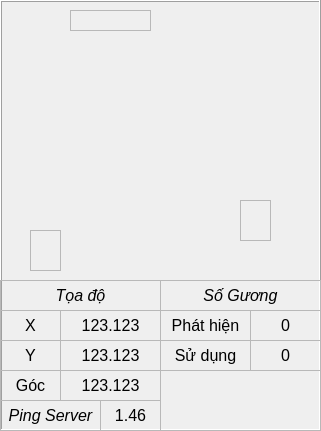
    <widget class="QFrame" name="fr_agv">
     <property name="geometry">
      <rect>
       <x>0</x>
       <y>0</y>
       <width>321</width>
       <height>431</height>
      </rect>
     </property>
     <property name="autoFillBackground">
      <bool>true</bool>
     </property>
     <property name="frameShape">
      <enum>QFrame::Box</enum>
     </property>
     <property name="frameShadow">
      <enum>QFrame::Raised</enum>
     </property>
     <widget class="QLabel" name="lbc_safety1">
      <property name="geometry">
       <rect>
        <x>30</x>
        <y>230</y>
        <width>31</width>
        <height>41</height>
       </rect>
      </property>
      <property name="autoFillBackground">
       <bool>true</bool>
      </property>
      <property name="frameShape">
       <enum>QFrame::StyledPanel</enum>
      </property>
      <property name="lineWidth">
       <number>1</number>
      </property>
      <property name="midLineWidth">
       <number>0</number>
      </property>
      <property name="text">
       <string/>
      </property>
      <property name="scaledContents">
       <bool>false</bool>
      </property>
      <property name="wordWrap">
       <bool>false</bool>
      </property>
      <property name="openExternalLinks">
       <bool>false</bool>
      </property>
     </widget>
     <widget class="QLabel" name="lbc_safety0">
      <property name="geometry">
       <rect>
        <x>70</x>
        <y>10</y>
        <width>81</width>
        <height>21</height>
       </rect>
      </property>
      <property name="autoFillBackground">
       <bool>true</bool>
      </property>
      <property name="frameShape">
       <enum>QFrame::StyledPanel</enum>
      </property>
      <property name="lineWidth">
       <number>1</number>
      </property>
      <property name="midLineWidth">
       <number>0</number>
      </property>
      <property name="text">
       <string/>
      </property>
      <property name="scaledContents">
       <bool>false</bool>
      </property>
      <property name="wordWrap">
       <bool>false</bool>
      </property>
      <property name="openExternalLinks">
       <bool>false</bool>
      </property>
     </widget>
     <widget class="QLabel" name="lb_agv">
      <property name="geometry">
       <rect>
        <x>80</x>
        <y>40</y>
        <width>141</width>
        <height>231</height>
       </rect>
      </property>
      <property name="autoFillBackground">
       <bool>false</bool>
      </property>
      <property name="frameShape">
       <enum>QFrame::NoFrame</enum>
      </property>
      <property name="lineWidth">
       <number>1</number>
      </property>
      <property name="midLineWidth">
       <number>0</number>
      </property>
      <property name="text">
       <string/>
      </property>
      <property name="pixmap">
       <pixmap>AGV.png</pixmap>
      </property>
      <property name="scaledContents">
       <bool>true</bool>
      </property>
      <property name="wordWrap">
       <bool>false</bool>
      </property>
      <property name="openExternalLinks">
       <bool>false</bool>
      </property>
     </widget>
     <widget class="QLabel" name="lbc_safety2">
      <property name="geometry">
       <rect>
        <x>240</x>
        <y>200</y>
        <width>31</width>
        <height>41</height>
       </rect>
      </property>
      <property name="autoFillBackground">
       <bool>true</bool>
      </property>
      <property name="frameShape">
       <enum>QFrame::StyledPanel</enum>
      </property>
      <property name="lineWidth">
       <number>1</number>
      </property>
      <property name="midLineWidth">
       <number>0</number>
      </property>
      <property name="text">
       <string/>
      </property>
      <property name="scaledContents">
       <bool>false</bool>
      </property>
      <property name="wordWrap">
       <bool>false</bool>
      </property>
      <property name="openExternalLinks">
       <bool>false</bool>
      </property>
     </widget>
     <widget class="QFrame" name="frame">
      <property name="geometry">
       <rect>
        <x>0</x>
        <y>280</y>
        <width>321</width>
        <height>151</height>
       </rect>
      </property>
      <property name="frameShape">
       <enum>QFrame::StyledPanel</enum>
      </property>
      <property name="frameShadow">
       <enum>QFrame::Raised</enum>
      </property>
      <widget class="QLabel" name="lb_coordinates_x_2">
       <property name="geometry">
        <rect>
         <x>0</x>
         <y>0</y>
         <width>161</width>
         <height>31</height>
        </rect>
       </property>
       <property name="font">
        <font>
         <pointsize>12</pointsize>
         <weight>50</weight>
         <italic>true</italic>
         <bold>false</bold>
        </font>
       </property>
       <property name="autoFillBackground">
        <bool>false</bool>
       </property>
       <property name="frameShape">
        <enum>QFrame::StyledPanel</enum>
       </property>
       <property name="lineWidth">
        <number>1</number>
       </property>
       <property name="midLineWidth">
        <number>0</number>
       </property>
       <property name="text">
        <string>Tọa độ</string>
       </property>
       <property name="scaledContents">
        <bool>false</bool>
       </property>
       <property name="alignment">
        <set>Qt::AlignCenter</set>
       </property>
       <property name="wordWrap">
        <bool>false</bool>
       </property>
       <property name="openExternalLinks">
        <bool>false</bool>
       </property>
      </widget>
      <widget class="QLabel" name="lb_coordinates_y">
       <property name="geometry">
        <rect>
         <x>0</x>
         <y>60</y>
         <width>61</width>
         <height>31</height>
        </rect>
       </property>
       <property name="font">
        <font>
         <pointsize>12</pointsize>
        </font>
       </property>
       <property name="autoFillBackground">
        <bool>false</bool>
       </property>
       <property name="frameShape">
        <enum>QFrame::StyledPanel</enum>
       </property>
       <property name="lineWidth">
        <number>1</number>
       </property>
       <property name="midLineWidth">
        <number>0</number>
       </property>
       <property name="text">
        <string>Y</string>
       </property>
       <property name="scaledContents">
        <bool>false</bool>
       </property>
       <property name="alignment">
        <set>Qt::AlignCenter</set>
       </property>
       <property name="wordWrap">
        <bool>false</bool>
       </property>
       <property name="openExternalLinks">
        <bool>false</bool>
       </property>
      </widget>
      <widget class="QLabel" name="lbv_coordinates_r">
       <property name="geometry">
        <rect>
         <x>60</x>
         <y>90</y>
         <width>101</width>
         <height>31</height>
        </rect>
       </property>
       <property name="font">
        <font>
         <pointsize>12</pointsize>
        </font>
       </property>
       <property name="autoFillBackground">
        <bool>false</bool>
       </property>
       <property name="frameShape">
        <enum>QFrame::StyledPanel</enum>
       </property>
       <property name="lineWidth">
        <number>1</number>
       </property>
       <property name="midLineWidth">
        <number>0</number>
       </property>
       <property name="text">
        <string>123.123</string>
       </property>
       <property name="scaledContents">
        <bool>false</bool>
       </property>
       <property name="alignment">
        <set>Qt::AlignCenter</set>
       </property>
       <property name="wordWrap">
        <bool>false</bool>
       </property>
       <property name="openExternalLinks">
        <bool>false</bool>
       </property>
      </widget>
      <widget class="QLabel" name="lbv_coordinates_x">
       <property name="geometry">
        <rect>
         <x>60</x>
         <y>30</y>
         <width>101</width>
         <height>31</height>
        </rect>
       </property>
       <property name="font">
        <font>
         <pointsize>12</pointsize>
        </font>
       </property>
       <property name="autoFillBackground">
        <bool>false</bool>
       </property>
       <property name="frameShape">
        <enum>QFrame::StyledPanel</enum>
       </property>
       <property name="lineWidth">
        <number>1</number>
       </property>
       <property name="midLineWidth">
        <number>0</number>
       </property>
       <property name="text">
        <string>123.123</string>
       </property>
       <property name="scaledContents">
        <bool>false</bool>
       </property>
       <property name="alignment">
        <set>Qt::AlignCenter</set>
       </property>
       <property name="wordWrap">
        <bool>false</bool>
       </property>
       <property name="openExternalLinks">
        <bool>false</bool>
       </property>
      </widget>
      <widget class="QLabel" name="lb_coordinates_r">
       <property name="geometry">
        <rect>
         <x>0</x>
         <y>90</y>
         <width>61</width>
         <height>31</height>
        </rect>
       </property>
       <property name="font">
        <font>
         <pointsize>12</pointsize>
        </font>
       </property>
       <property name="autoFillBackground">
        <bool>false</bool>
       </property>
       <property name="frameShape">
        <enum>QFrame::StyledPanel</enum>
       </property>
       <property name="lineWidth">
        <number>1</number>
       </property>
       <property name="midLineWidth">
        <number>0</number>
       </property>
       <property name="text">
        <string>Góc</string>
       </property>
       <property name="scaledContents">
        <bool>false</bool>
       </property>
       <property name="alignment">
        <set>Qt::AlignCenter</set>
       </property>
       <property name="wordWrap">
        <bool>false</bool>
       </property>
       <property name="openExternalLinks">
        <bool>false</bool>
       </property>
      </widget>
      <widget class="QLabel" name="lbv_coordinates_y">
       <property name="geometry">
        <rect>
         <x>60</x>
         <y>60</y>
         <width>101</width>
         <height>31</height>
        </rect>
       </property>
       <property name="font">
        <font>
         <pointsize>12</pointsize>
        </font>
       </property>
       <property name="autoFillBackground">
        <bool>false</bool>
       </property>
       <property name="frameShape">
        <enum>QFrame::StyledPanel</enum>
       </property>
       <property name="lineWidth">
        <number>1</number>
       </property>
       <property name="midLineWidth">
        <number>0</number>
       </property>
       <property name="text">
        <string>123.123</string>
       </property>
       <property name="scaledContents">
        <bool>false</bool>
       </property>
       <property name="alignment">
        <set>Qt::AlignCenter</set>
       </property>
       <property name="wordWrap">
        <bool>false</bool>
       </property>
       <property name="openExternalLinks">
        <bool>false</bool>
       </property>
      </widget>
      <widget class="QLabel" name="lb_coordinates_x">
       <property name="geometry">
        <rect>
         <x>0</x>
         <y>30</y>
         <width>61</width>
         <height>31</height>
        </rect>
       </property>
       <property name="font">
        <font>
         <pointsize>12</pointsize>
        </font>
       </property>
       <property name="autoFillBackground">
        <bool>false</bool>
       </property>
       <property name="frameShape">
        <enum>QFrame::StyledPanel</enum>
       </property>
       <property name="lineWidth">
        <number>1</number>
       </property>
       <property name="midLineWidth">
        <number>0</number>
       </property>
       <property name="text">
        <string>X</string>
       </property>
       <property name="scaledContents">
        <bool>false</bool>
       </property>
       <property name="alignment">
        <set>Qt::AlignCenter</set>
       </property>
       <property name="wordWrap">
        <bool>false</bool>
       </property>
       <property name="openExternalLinks">
        <bool>false</bool>
       </property>
      </widget>
      <widget class="QLabel" name="lb_numbeReflector">
       <property name="geometry">
        <rect>
         <x>160</x>
         <y>60</y>
         <width>91</width>
         <height>31</height>
        </rect>
       </property>
       <property name="font">
        <font>
         <pointsize>12</pointsize>
        </font>
       </property>
       <property name="autoFillBackground">
        <bool>false</bool>
       </property>
       <property name="frameShape">
        <enum>QFrame::StyledPanel</enum>
       </property>
       <property name="lineWidth">
        <number>1</number>
       </property>
       <property name="midLineWidth">
        <number>0</number>
       </property>
       <property name="text">
        <string>Sử dụng</string>
       </property>
       <property name="scaledContents">
        <bool>false</bool>
       </property>
       <property name="alignment">
        <set>Qt::AlignCenter</set>
       </property>
       <property name="wordWrap">
        <bool>false</bool>
       </property>
       <property name="openExternalLinks">
        <bool>false</bool>
       </property>
      </widget>
      <widget class="QLabel" name="lb_pingServer_2">
       <property name="geometry">
        <rect>
         <x>160</x>
         <y>0</y>
         <width>161</width>
         <height>31</height>
        </rect>
       </property>
       <property name="font">
        <font>
         <pointsize>12</pointsize>
         <weight>50</weight>
         <italic>true</italic>
         <bold>false</bold>
        </font>
       </property>
       <property name="autoFillBackground">
        <bool>false</bool>
       </property>
       <property name="frameShape">
        <enum>QFrame::StyledPanel</enum>
       </property>
       <property name="lineWidth">
        <number>1</number>
       </property>
       <property name="midLineWidth">
        <number>0</number>
       </property>
       <property name="text">
        <string>Số Gương</string>
       </property>
       <property name="scaledContents">
        <bool>false</bool>
       </property>
       <property name="alignment">
        <set>Qt::AlignCenter</set>
       </property>
       <property name="wordWrap">
        <bool>false</bool>
       </property>
       <property name="openExternalLinks">
        <bool>false</bool>
       </property>
      </widget>
      <widget class="QLabel" name="lbv_reflectorDetect_1">
       <property name="geometry">
        <rect>
         <x>250</x>
         <y>30</y>
         <width>71</width>
         <height>31</height>
        </rect>
       </property>
       <property name="font">
        <font>
         <pointsize>12</pointsize>
        </font>
       </property>
       <property name="autoFillBackground">
        <bool>false</bool>
       </property>
       <property name="frameShape">
        <enum>QFrame::StyledPanel</enum>
       </property>
       <property name="lineWidth">
        <number>1</number>
       </property>
       <property name="midLineWidth">
        <number>0</number>
       </property>
       <property name="text">
        <string>0</string>
       </property>
       <property name="scaledContents">
        <bool>false</bool>
       </property>
       <property name="alignment">
        <set>Qt::AlignCenter</set>
       </property>
       <property name="wordWrap">
        <bool>false</bool>
       </property>
       <property name="openExternalLinks">
        <bool>false</bool>
       </property>
      </widget>
      <widget class="QLabel" name="lb_reflectorDetect_1">
       <property name="geometry">
        <rect>
         <x>160</x>
         <y>30</y>
         <width>91</width>
         <height>31</height>
        </rect>
       </property>
       <property name="font">
        <font>
         <pointsize>12</pointsize>
        </font>
       </property>
       <property name="autoFillBackground">
        <bool>false</bool>
       </property>
       <property name="frameShape">
        <enum>QFrame::StyledPanel</enum>
       </property>
       <property name="lineWidth">
        <number>1</number>
       </property>
       <property name="midLineWidth">
        <number>0</number>
       </property>
       <property name="text">
        <string>Phát hiện</string>
       </property>
       <property name="scaledContents">
        <bool>false</bool>
       </property>
       <property name="alignment">
        <set>Qt::AlignCenter</set>
       </property>
       <property name="wordWrap">
        <bool>false</bool>
       </property>
       <property name="openExternalLinks">
        <bool>false</bool>
       </property>
      </widget>
      <widget class="QLabel" name="lbv_numberReflector">
       <property name="geometry">
        <rect>
         <x>250</x>
         <y>60</y>
         <width>71</width>
         <height>31</height>
        </rect>
       </property>
       <property name="font">
        <font>
         <pointsize>12</pointsize>
        </font>
       </property>
       <property name="autoFillBackground">
        <bool>false</bool>
       </property>
       <property name="frameShape">
        <enum>QFrame::StyledPanel</enum>
       </property>
       <property name="lineWidth">
        <number>1</number>
       </property>
       <property name="midLineWidth">
        <number>0</number>
       </property>
       <property name="text">
        <string>0</string>
       </property>
       <property name="scaledContents">
        <bool>false</bool>
       </property>
       <property name="alignment">
        <set>Qt::AlignCenter</set>
       </property>
       <property name="wordWrap">
        <bool>false</bool>
       </property>
       <property name="openExternalLinks">
        <bool>false</bool>
       </property>
      </widget>
      <widget class="QLabel" name="lbv_pingServer">
       <property name="geometry">
        <rect>
         <x>100</x>
         <y>120</y>
         <width>61</width>
         <height>31</height>
        </rect>
       </property>
       <property name="font">
        <font>
         <pointsize>12</pointsize>
        </font>
       </property>
       <property name="autoFillBackground">
        <bool>false</bool>
       </property>
       <property name="frameShape">
        <enum>QFrame::StyledPanel</enum>
       </property>
       <property name="lineWidth">
        <number>1</number>
       </property>
       <property name="midLineWidth">
        <number>0</number>
       </property>
       <property name="text">
        <string>1.46</string>
       </property>
       <property name="scaledContents">
        <bool>false</bool>
       </property>
       <property name="alignment">
        <set>Qt::AlignCenter</set>
       </property>
       <property name="wordWrap">
        <bool>false</bool>
       </property>
       <property name="openExternalLinks">
        <bool>false</bool>
       </property>
      </widget>
      <widget class="QLabel" name="lb_pingServer">
       <property name="geometry">
        <rect>
         <x>0</x>
         <y>120</y>
         <width>101</width>
         <height>31</height>
        </rect>
       </property>
       <property name="font">
        <font>
         <pointsize>12</pointsize>
         <weight>50</weight>
         <italic>true</italic>
         <bold>false</bold>
        </font>
       </property>
       <property name="autoFillBackground">
        <bool>false</bool>
       </property>
       <property name="frameShape">
        <enum>QFrame::StyledPanel</enum>
       </property>
       <property name="lineWidth">
        <number>1</number>
       </property>
       <property name="midLineWidth">
        <number>0</number>
       </property>
       <property name="text">
        <string>Ping Server</string>
       </property>
       <property name="scaledContents">
        <bool>false</bool>
       </property>
       <property name="alignment">
        <set>Qt::AlignCenter</set>
       </property>
       <property name="wordWrap">
        <bool>false</bool>
       </property>
       <property name="openExternalLinks">
        <bool>false</bool>
       </property>
      </widget>
     </widget>
     <zorder>frame</zorder>
     <zorder>lbc_safety1</zorder>
     <zorder>lbc_safety0</zorder>
     <zorder>lb_agv</zorder>
     <zorder>lbc_safety2</zorder>
    </widget>
